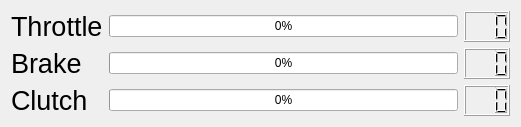
     <widget class="QWidget" name="gridLayoutWidget_2">
      <property name="geometry">
       <rect>
        <x>950</x>
        <y>0</y>
        <width>521</width>
        <height>111</height>
       </rect>
      </property>
      <layout class="QGridLayout" name="gridLayout_2">
       <item row="1" column="1">
        <widget class="QProgressBar" name="pbBrake">
         <property name="value">
          <number>0</number>
         </property>
         <property name="orientation">
          <enum>Qt::Horizontal</enum>
         </property>
        </widget>
       </item>
       <item row="2" column="1">
        <widget class="QProgressBar" name="pbClutch">
         <property name="value">
          <number>0</number>
         </property>
         <property name="orientation">
          <enum>Qt::Horizontal</enum>
         </property>
        </widget>
       </item>
       <item row="0" column="1">
        <widget class="QProgressBar" name="pbThrottle">
         <property name="autoFillBackground">
          <bool>false</bool>
         </property>
         <property name="value">
          <number>0</number>
         </property>
         <property name="orientation">
          <enum>Qt::Horizontal</enum>
         </property>
        </widget>
       </item>
       <item row="2" column="0">
        <widget class="QLabel" name="lblClutchTitle">
         <property name="font">
          <font>
           <pointsize>20</pointsize>
          </font>
         </property>
         <property name="text">
          <string>Clutch</string>
         </property>
        </widget>
       </item>
       <item row="1" column="0">
        <widget class="QLabel" name="lblBrakeTitle">
         <property name="font">
          <font>
           <pointsize>20</pointsize>
          </font>
         </property>
         <property name="text">
          <string>Brake</string>
         </property>
        </widget>
       </item>
       <item row="0" column="0">
        <widget class="QLabel" name="lblThrottleTitle">
         <property name="font">
          <font>
           <pointsize>20</pointsize>
          </font>
         </property>
         <property name="text">
          <string>Throttle</string>
         </property>
        </widget>
       </item>
       <item row="0" column="2">
        <widget class="QLCDNumber" name="lcdThrottle">
         <property name="digitCount">
          <number>3</number>
         </property>
         <property name="segmentStyle">
          <enum>QLCDNumber::Filled</enum>
         </property>
        </widget>
       </item>
       <item row="1" column="2">
        <widget class="QLCDNumber" name="lcdBrake">
         <property name="digitCount">
          <number>3</number>
         </property>
        </widget>
       </item>
       <item row="2" column="2">
        <widget class="QLCDNumber" name="lcdClutch">
         <property name="digitCount">
          <number>3</number>
         </property>
        </widget>
       </item>
      </layout>
     </widget>
